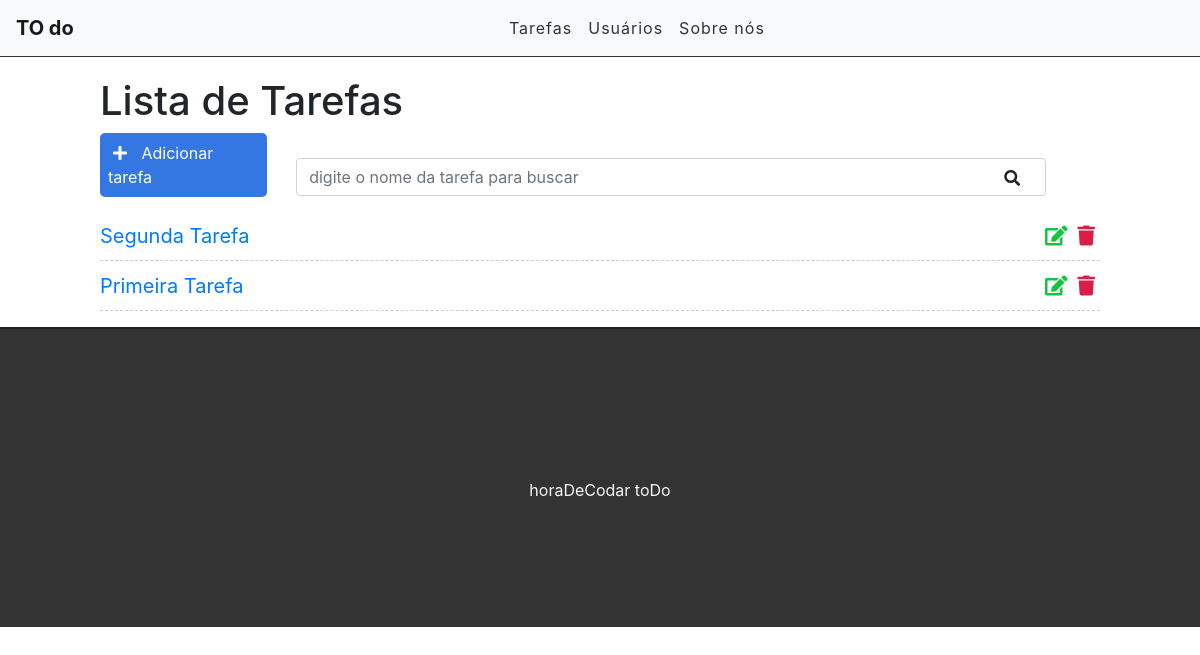
The app's page /, older data.
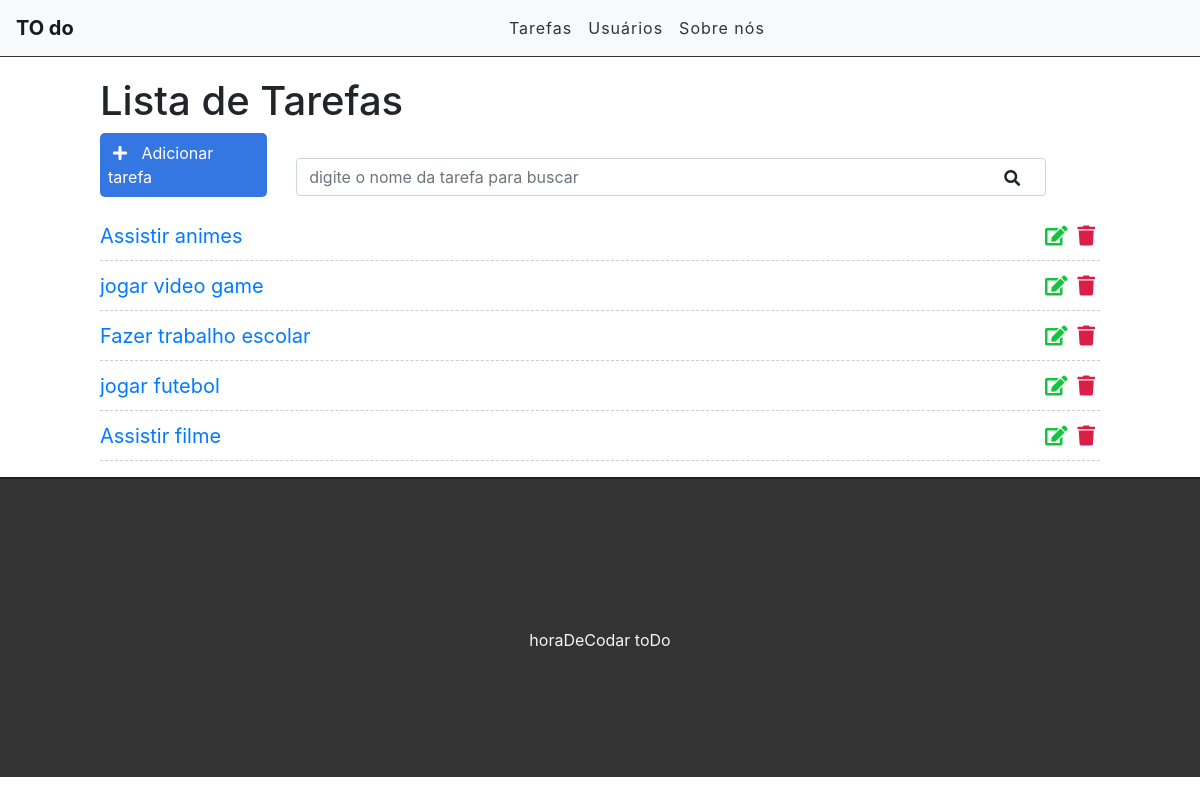
The same page, newer data.
### tasks/models.py (models this page shows, shortened)
class Task(models.Model):
    STATUS = (
        ('doing','Realizando'),
        ('done', 'Não Realizada'),
    )
    title = models.CharField(max_length=255)
    description = models.TextField()
    done = models.CharField(max_length=20, choices= STATUS,)
    created_at = models.DateTimeField(auto_now_add=True)
    updated_at = models.DateTimeField(auto_now=True)

### tasks/views.py (the view)
# urls.py: path('', views.taskList , name='task-list'),
def taskList(request):
    tasks = Task.objects.all().order_by('-created_at')
    return render(request, 'tasks/list.html', {'tasks': tasks})

### tasks/templates/tasks/list.html (shortened to what this page needs)
{% extends 'base.html' %}
    {% block content %}
       <div class="offset-1 col-10 list-div">
          <h1>Lista de Tarefas</h1>
          <a id="add-link" href="newtask/">
             <div class="col-2 add-div">
                 <i class="fas fa-plus"></i> Adicionar tarefa
             </div>
          </a>
          <div class="col-9 search-div">
             <input class="form-control" type="text" id="search" name="search" placeholder="digite o nome da tarefa para buscar">
             <i class="fas fa-search"></i>
          </div>
          <ul class="task-list">
              {% for task in tasks %}
              <li class="task-item">
                 <span><a href="/task/{{task.id }}">{{ task.title }}</a></span>
                 <span><i class="fas fa-trash"></i></span>
                 <span><i class="fas fa-edit"></i></span>
              </li>
              {% endfor %}
          </ul>
       </div>
    {% endblock %}

### tasks/templates/base.html (shortened to what this page needs)
{% load static %}
<!DOCTYPE html>
<html lang="en">
<head>
    <link href="https://stackpath.bootstrapcdn.com/bootstrap/4.3.1/css/bootstrap.min.css" rel="stylesheet">
    <link rel="stylesheet" href="https://use.fontawesome.com/releases/v5.7.2/css/all.css">
    <link rel="stylesheet" href="{% static 'css/styles.css' %}">
</head>
<body>
   <div class="container-fluid">
      <nav class="navbar navbar-expand-lg navbar-light bg-light">
           <a class="navbar-brand" href="/">TO do</a>
        <div class="collapse navbar-collapse" id="conteudoNavbarSuportado">
          <ul class="navbar-nav mr-auto">
            <li class="nav-item ">
               <a class="nav-link" href="#">Tarefas</a>
            </li>
            <li class="nav-item ">
               <a class="nav-link" href="#">Usuários</a>
            </li>
            <li class="nav-item ">
               <a class="nav-link" href="#">Sobre nós</a>
            </li>
          </ul>
        </div>
      </nav>
      {% block content %}{% endblock %}
      <footer>
          <p>horaDeCodar toDo</p>
      </footer>
  </div>
</body>
</html>

### tasks/static/css/styles.css (style rules this page uses)
.container-fluid { padding: 0; }
.navbar { border-bottom: 1px solid #333333 ; margin-bottom: 20px; }
.navbar-nav { margin: auto; }
.navbar-brand { font-weight: bold; }
.navbar-light .navbar-nav a.nav-link { color: #333333; letter-spacing: 1px; }
#add-link { text-decoration: none; }
.add-div { background-color: #3476e2; cursor: pointer; display: inline-block; color: #ffffff; padding: 8px; border-radius: 5px; margin-right: 25px; }
.fas.fa-plus { color: #ffffff; margin-right: 10px; margin-left: 5px; }
.fas.fa-search { position: absolute; top: 12px; right: 26px; }
.search-div { padding: 0; margin-top: 15px; margin-bottom: 15px; display: inline-block; }
.list-div { padding: 0; }
.task-list { padding-left: 0; }
.task-item { list-style: none; font-size: 20px; height: 50px; padding-top: 10px; border-bottom: 1px dashed #cccccc; }
.fas.fa-trash, .fas.fa-edit { cursor: pointer; margin: 5px; font-size: 20px; float: right; }
.fas.fa-trash { color: #db1e47; }
.fas.fa-edit { color: #13c43f }
footer { background-color: #333333; height: 300px; border-top: 2px solid #202020; }
footer p { color: #f5f5f5; text-align: center; top: 50%; position: relative; }

Row changes from the older to the newer data that the page shows:
removed Task: title "Segunda Tarefa"
removed Task: title "Primeira Tarefa"
added Task: title "Assistir animes"
added Task: title "jogar video game"
added Task: title "Fazer trabalho escolar"
added Task: title "jogar futebol"
added Task: title "Assistir filme"
